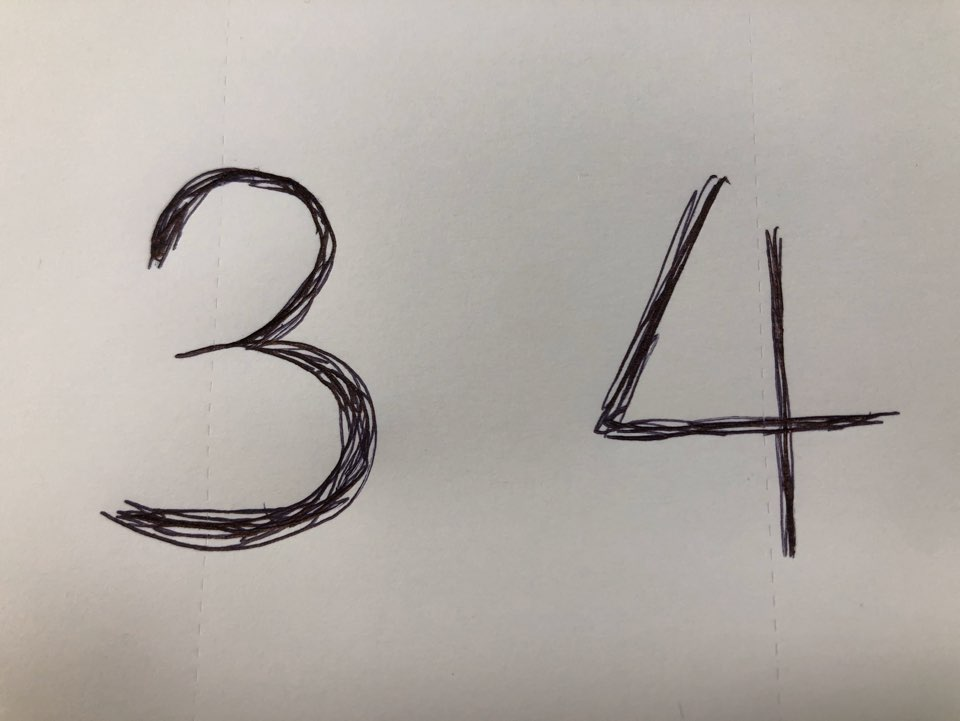
#> input picture keras_study/number.jpg, 960 x 721 px, found by its file name
$ jupyter execute --allow-errors Untitled.ipynb   (shell and % lines are left out)
#> lines starting #> are read from the running program, lines starting #| are printed output that depends on the picture; after the words box and inside, x2 and y2 are one past the last pixel; in counts of white or black regions, pixels touching at a corner belong together
[cell 1]
import cv2
import numpy as np
import matplotlib.pyplot as plt

[cell 2]
img=cv2.imread('./number.jpg')
#> img is the input picture: shape (721, 960, 3); mean B, G, R 166.3, 171.8, 177.8
plt.figure(figsize=(15,12))
plt.imshow(img);

[cell 3]
img_gray=cv2.cvtColor(img,cv2.COLOR_BGR2GRAY)
plt.figure(figsize=(15,12))
plt.imshow(img);

[cell 4]
ret,img_th=cv2.threshold(img_gray,100,230,cv2.THRESH_BINARY_INV)
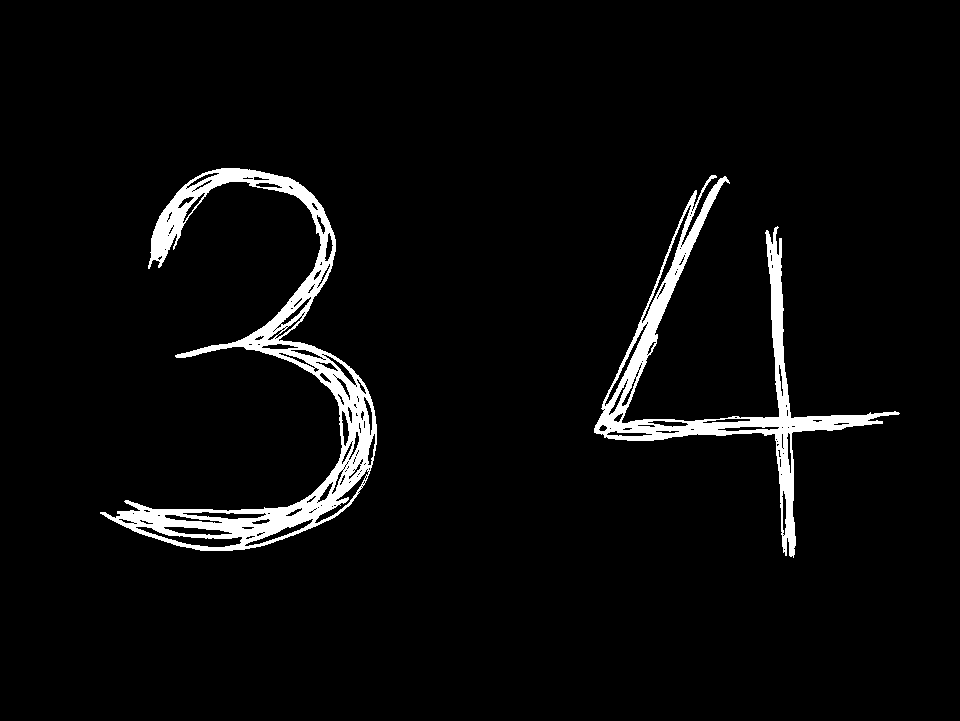
#> img_th: shape (721, 960); values 0 (black) and 230 (white), 4.1% white; 2 white regions
contours,hierachy=cv2.findContours(img_th.copy(),cv2.RETR_EXTERNAL,cv2.CHAIN_APPROX_SIMPLE)
#> contours = 2 contours; box (x1, y1, x2, y2) and area: (100, 168, 377, 551) 20595, (594, 175, 900, 558) 12832
rects=[cv2.boundingRect(each) for each in contours]
#> rects = [(594, 175, 306, 383), (100, 168, 277, 383)]
rects
#> Out = [(594, 175, 306, 383), (100, 168, 277, 383)]

[cell 5]
tmp=[w*h for (x,y,w,h) in rects]
#> tmp = [117198, 106091]
tmp.sort()
tmp
#> Out = [106091, 117198]

[cell 6]
rects=tmp
#> rects = [106091, 117198]
rects
#> Out = [106091, 117198]


$ run again, with keras_study/300.jpg copied over keras_study/number.jpg
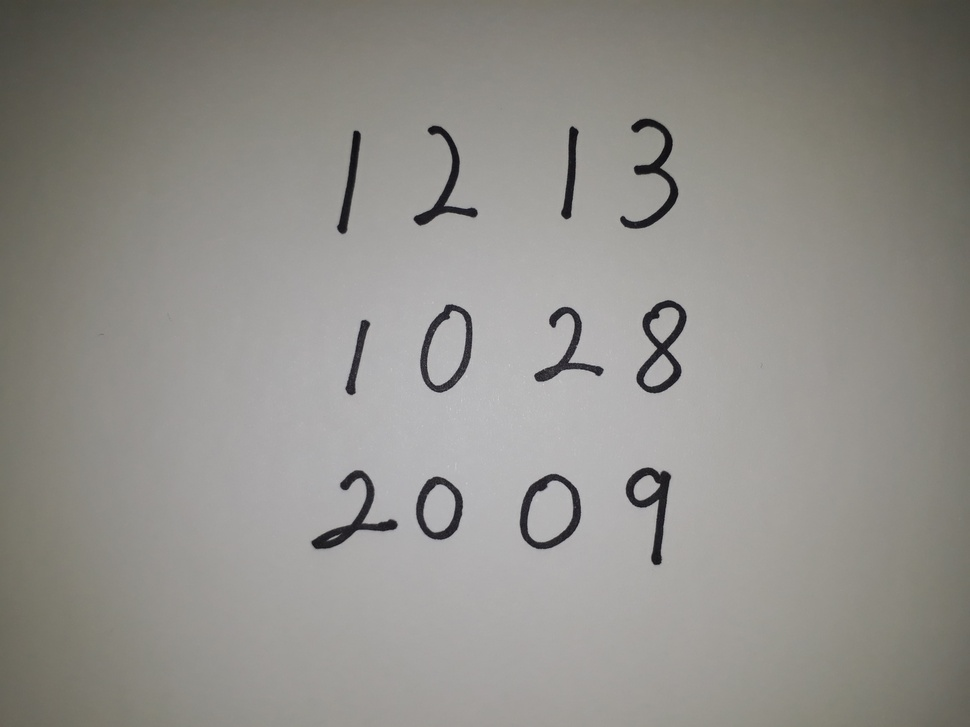
#> input picture keras_study/300.jpg, 970 x 727 px, shrunk from 4128 x 3096 before the run, found by its file name
#> img is the input picture: shape (727, 970, 3); mean B, G, R 138, 142.8, 144.7
#> `ret,img_th=cv2.threshold(img_gray,100,230,cv2.THRESH_BINARY_INV)`:
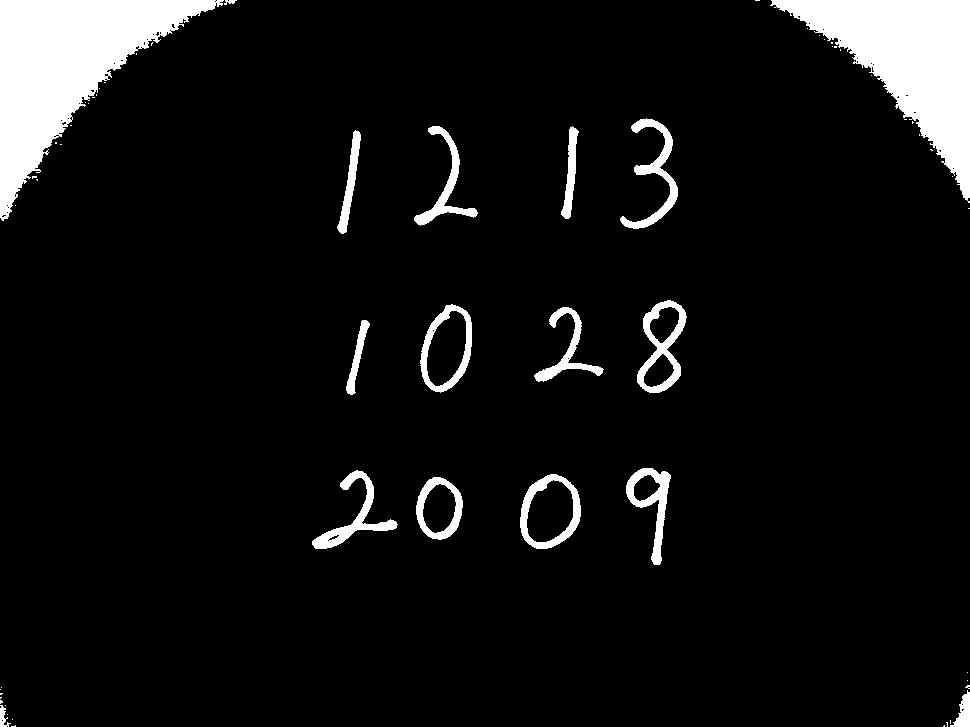
#> img_th: shape (727, 970); values 0 (black) and 230 (white), 7.3% white; 61 white regions (44 under 20 px)
#> contours = 61 contours, 44 with area under 20; largest, box (x1, y1, x2, y2) and area: (0, 0, 224, 221) 19250, (770, 0, 970, 203) 16184, (520, 474, 581, 549) 3442, (420, 304, 472, 393) 3306, (637, 300, 687, 393) 2789
#> `rects=[cv2.boundingRect(each) for each in contours]`: rects = 61 items, first 6: (943, 725, 2, 2), (11, 725, 5, 2), (946, 722, 2, 5), (950, 720, 1, 4), (12, 719, 1, 1), (7, 714, 1, 1)
#> `rects`: Out has the same summary as rects
#> tmp = 61 values, max 49504 at index 60, min 1 at index 4, mean 2350
#> `tmp`: Out = 61 values from 1 to 49504
